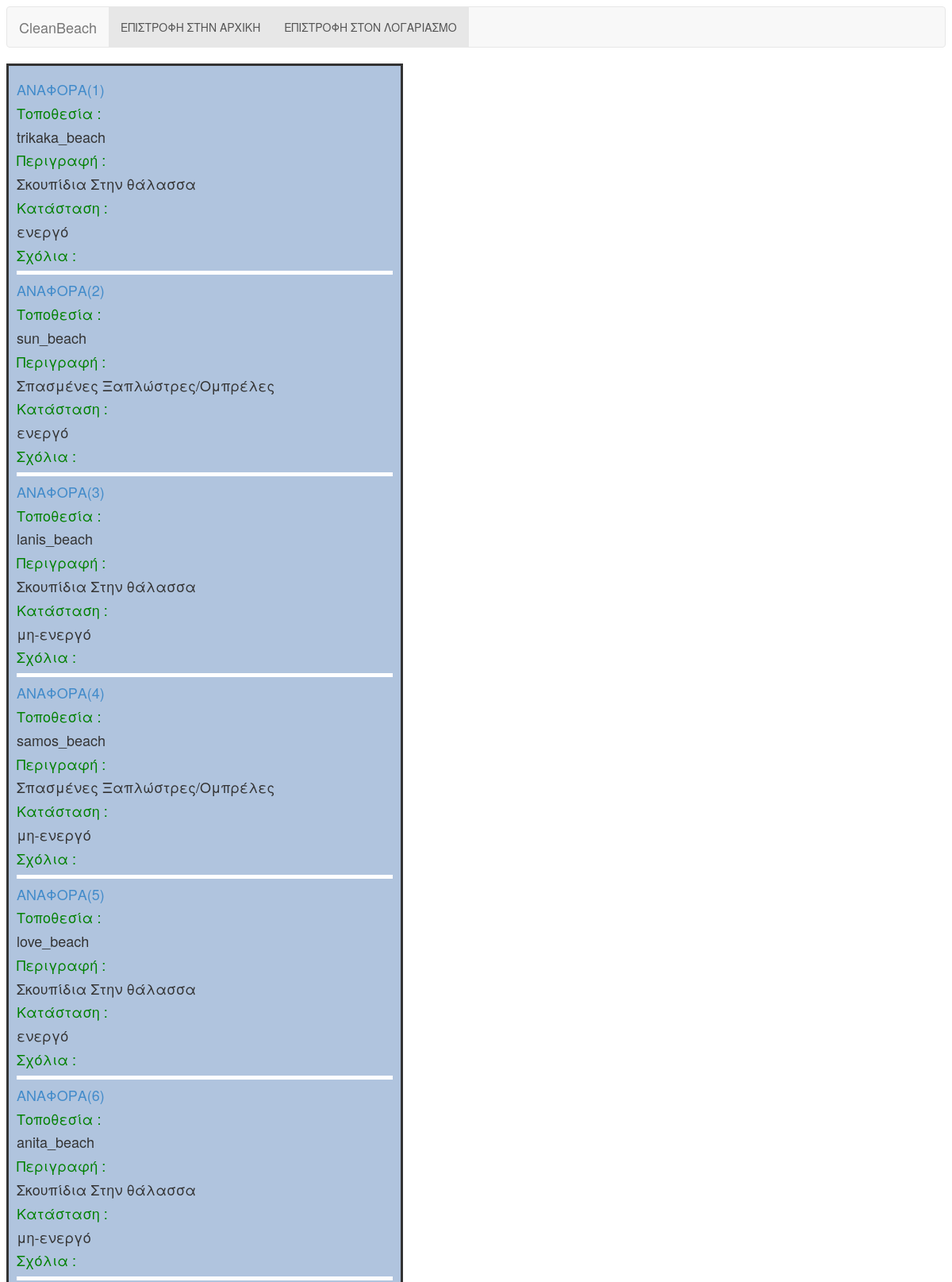
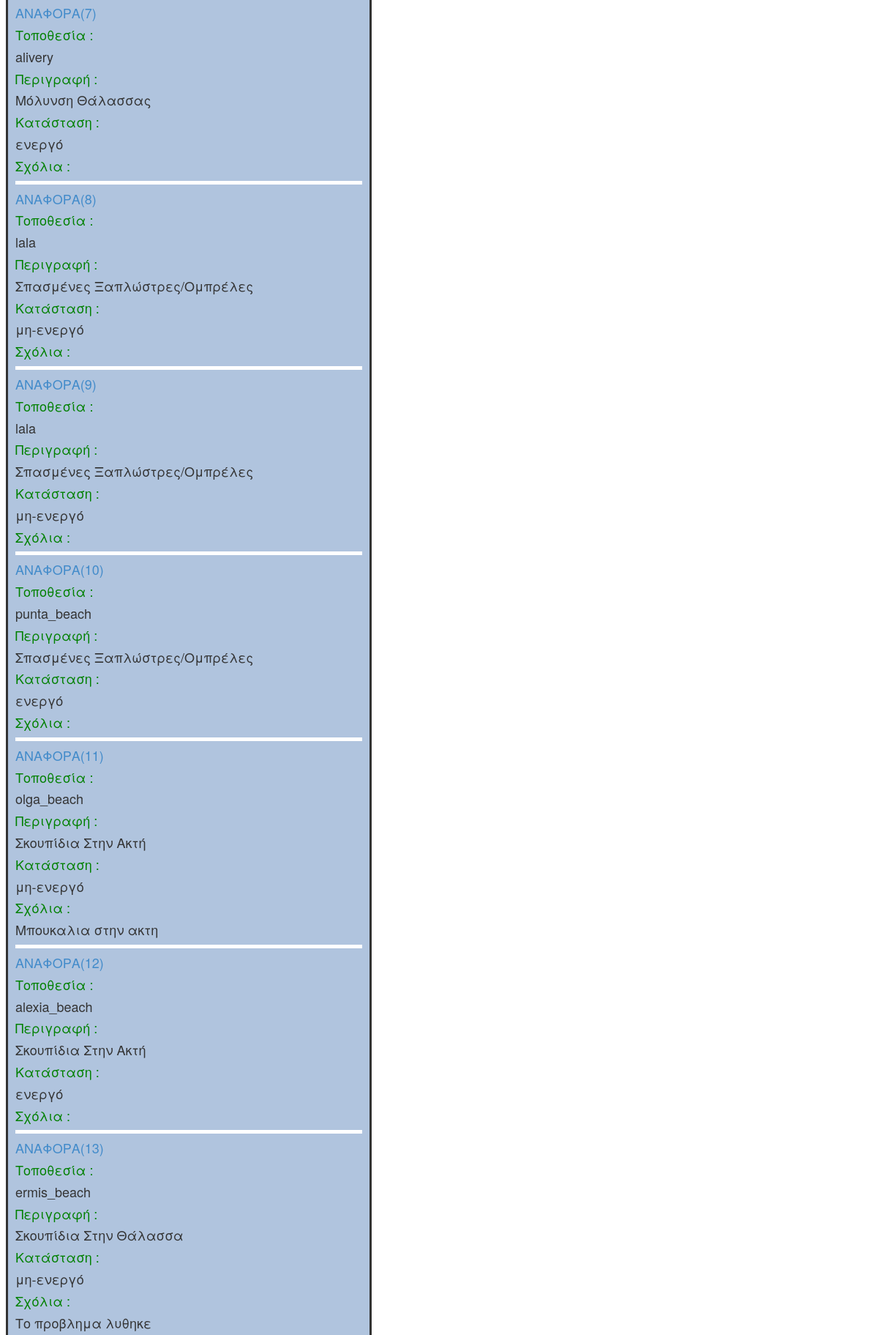
The app's page /code/d_anaforas.php (signed in, upper part) with its own data (2 pictures, top to bottom).
### tables this page shows
CREATE TABLE IF NOT EXISTS `anafores` (
  `aID` int(11) NOT NULL AUTO_INCREMENT,
  `perigrafh` varchar(255) NOT NULL,
  `lin` float(10,6) DEFAULT NULL,
  `lon` float(10,6) DEFAULT NULL,
  `thesi` varchar(255) DEFAULT NULL,
  `sxolia` varchar(255) DEFAULT NULL,
  `username` varchar(35) DEFAULT NULL,
  `katastash` varchar(255) DEFAULT NULL,
  `luths` varchar(255) DEFAULT NULL,
  `date_eisodou` datetime DEFAULT NULL,
  `date_lyshs` datetime DEFAULT NULL,
  PRIMARY KEY (`aID`)
);

### code/d_anaforas.php (the view, shortened to what this page needs)
<!DOCTYPE html>
<html lang="en">
  <head>
    <link href="css/bootstrap.min.css" rel="stylesheet">
  </head>
<body>
<nav class="navbar navbar-default" role="navigation">
  <div class="container-fluid">
    <div class="navbar-header">
      <a class="navbar-brand" href="#">CleanBeach</a>
    </div>
    <div class="collapse navbar-collapse" id="bs-example-navbar-collapse-1">
      <ul class="nav navbar-nav">
        <li class="active"><a href='index.php'>ΕΠΙΣΤΡΟΦΗ ΣΤΗΝ ΑΡΧΙΚΗ</a></li>
         <li class="active"><a href='logariasmos.html'>ΕΠΙΣΤΡΟΦΗ ΣΤΟΝ ΛΟΓΑΡΙAΣΜΟ</a></li>
      </ul>
    </div>
  </div>
</nav>
<?php
$con=mysqli_connect("localhost","root","","web_project_am5076");
$result2 = mysqli_query($con,"SELECT *  FROM anafores  WHERE username='$_SESSION[username]' ORDER BY aID  DESC  ");
$counter=1;
?>
<div id="section2">
<?php
while($row2 = mysqli_fetch_array($result2)){
echo   '<h4>' ."<a href=anafora.php?id=".$row2['aID']." >AΝΑΦΟΡΑ($counter)</a>" . "</font>".'</h4>' ;
echo '<h4>'."<font color='green '>Τοποθεσία : </font>".'</h4>';
echo '<h4>'.$row2['thesi'].'</h4>';
echo'<h4>'. "<font color='green'>Περιγραφή : </font>".'</h4>';
echo'<h4>'. $row2['perigrafh'].'</h4>';
echo '<h4>'."<font color='green'>Κατάσταση : </font>".'</h4>';
echo '<h4>'.$row2['katastash'].'</h4>';
echo'<h4>'. "<font color='green'>Σχόλια : </font>".'</h4>';
echo '<h4>'.$row2['sxolia'].'</h4>';
echo "<div class=\"p\"></div>";
	$counter=$counter+1;
}
?>
</body>
</html>

### code/d_anaforas.php (style rules this page uses)
body { background: url('beach.png') no-repeat fixed ; -webkit-background-size: cover; -moz-background-size: cover; -o-background-size: cover; background-size: cover; }
.p { border-bottom: 5px solid ; color: #FFFFFF; }
#section2 { width:500px; float:left; padding:10px; border-style: solid; background :#b0c4de; }

### records on screen
anafores: thesi "trikaka_beach", perigrafh "Σκουπίδια Στην θάλασσα", katastash "ενεργό"
anafores: thesi "sun_beach", perigrafh "Σπασμένες Ξαπλώστρες/Ομπρέλες", katastash "ενεργό"
anafores: thesi "lanis_beach", perigrafh "Σκουπίδια Στην θάλασσα", katastash "μη-ενεργό"
anafores: thesi "samos_beach", perigrafh "Σπασμένες Ξαπλώστρες/Ομπρέλες", katastash "μη-ενεργό"
anafores: thesi "love_beach", perigrafh "Σκουπίδια Στην θάλασσα", katastash "ενεργό"
anafores: thesi "anita_beach", perigrafh "Σκουπίδια Στην θάλασσα", katastash "μη-ενεργό"
anafores: thesi "alivery", perigrafh "Μόλυνση Θάλασσας", katastash "ενεργό"
anafores: thesi "lala", perigrafh "Σπασμένες Ξαπλώστρες/Ομπρέλες", katastash "μη-ενεργό"
anafores: thesi "lala", perigrafh "Σπασμένες Ξαπλώστρες/Ομπρέλες", katastash "μη-ενεργό"
anafores: thesi "punta_beach", perigrafh "Σπασμένες Ξαπλώστρες/Ομπρέλες", katastash "ενεργό"
anafores: thesi "olga_beach", perigrafh "Σκουπίδια Στην Ακτή", katastash "μη-ενεργό", sxolia "Μπουκαλια στην ακτη"
anafores: thesi "alexia_beach", perigrafh "Σκουπίδια Στην Ακτή", katastash "ενεργό"
anafores: thesi "ermis_beach", perigrafh "Σκουπίδια Στην Θάλασσα", katastash "μη-ενεργό", sxolia "Tο προβλημα λυθηκε"
